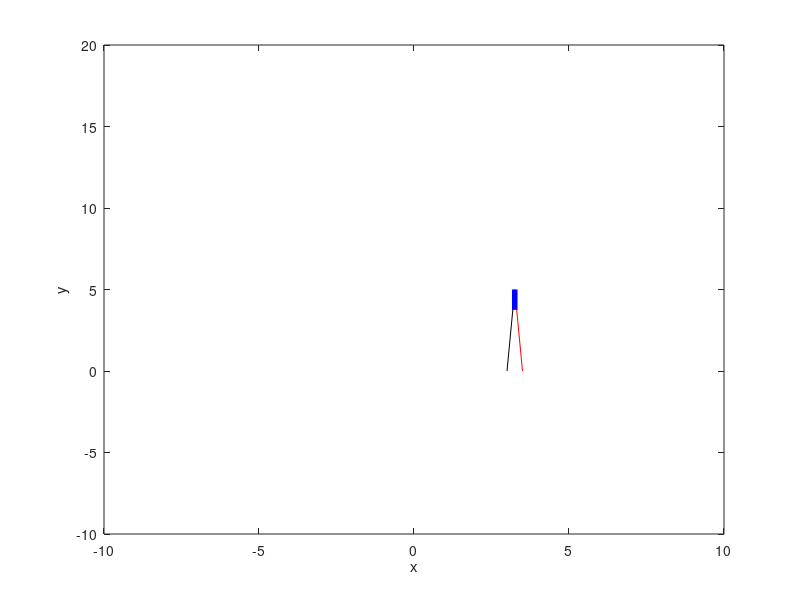

Write MATLAB code to recreate this figure.
clc
clear all;
close all;

L_shin = 5; % shin length (length: hip to foot). change this according to the urdf
lim = 0.5; % stride length (radius of swing foot). keep this 1/10th of the shin length
x_base = 0; y_base = 0;

% First Step (Right Leg)
for xr1 = 0:0.1:lim
    x_base = xr1/2;
    yr1 = abs(sqrt((lim)^2 - xr1^2));
    % a,b,c are intermediate variables in inverse kinematics
    a = abs(sqrt((xr1-x_base)^2 + (yr1-y_base)^2));
    b = abs(sqrt((L_shin-y_base)^2 ));
    c = abs(sqrt((xr1-x_base)^2 + (yr1 - L_shin)^2));
    theta1 = acos((b^2 + c^2 - a^2)/(2*b*c)); % theta1: revolute hip joint (roll)
    p = L_shin - c; % prismatic joint movement
    if xr1<0
        theta2 = pi/2 - theta1;
    else
        theta2 = pi/2 + theta1;
    end

    % plotting function (not needed in pybullet)
    xr2 = xr1 + L_shin*cos(theta2);
    yr2 = yr1 + L_shin*sin(theta2);
    xl2 = L_shin*cos(pi-theta2);
    yl2 = L_shin*sin(pi-theta2);
    l = abs((xr2-xr1)^2 + (yr2-yr1)^2);
    plot([0,xl2],[0,yl2], 'k', [xr1,xr2],[yr1,yr2], 'r', [x_base,x_base],[y_base+3*L_shin/4,L_shin], 'b', 'linewidth', 4)
    axis([-10 10 -10 20 -0.1 10])
    xlabel('x'); ylabel('y'); zlabel('z');
    pause(0.2)
end

x_base_right = x_base; 


% Normal Walk
for iter = 0:2*lim:4*lim
  
%     x_base_left = x_base_right + lim;

%     Left Leg movement
    for xl1 = iter:0.1:iter+2*lim
        x_base_left = x_base_right + (xl1 - iter)/2;
        yl1 = abs(sqrt((lim)^2 - (xl1-iter-lim)^2));
        a = abs(sqrt((xl1-x_base_left)^2 + (yl1-y_base)^2));
        b = abs(sqrt((L_shin-y_base)^2 ));
        c = abs(sqrt((xl1-x_base_left)^2 + (yl1 - L_shin)^2));
        thetal1 = acos((b^2 + c^2 - a^2)/(2*b*c));
        p = L_shin - c;
        if xl1< x_base_right + lim/2
            thetal2 = pi/2 - thetal1;
        else
            thetal2 = pi/2 + thetal1;
        end
        xl2 = xl1 + L_shin*cos(thetal2);
        yl2 = yl1 + L_shin*sin(thetal2);
        xr2 = xr1 + L_shin*cos(pi-thetal2);
        yr2 = yr1 + L_shin*sin(pi-thetal2);
        l = abs((xl2-xl1)^2 + (yl2-yl1)^2);
        plot([xl1,xl2],[yl1,yl2], 'k', [xr1,xr2],[yr1,yr2], 'r', [x_base_left,x_base_left],[y_base+3*L_shin/4,L_shin], 'b', 'linewidth', 4)
        axis([-10 10 -10 20 -0.1 10])
        xlabel('x'); ylabel('y'); zlabel('z');
        pause(0.2)
    end

    %     x_base_right = x_base_left + lim;

%     Right Leg movement
    for xr1 = iter+lim:0.1:iter+3*lim
        x_base_right = x_base_left + (xr1 - lim-iter)/2;
        yr1 = abs(sqrt((lim)^2 - (xr1-2*lim-iter)^2));
        a = abs(sqrt((xr1-x_base_right)^2 + (yr1-y_base)^2));
        b = abs(sqrt((L_shin-y_base)^2 ));
        c = abs(sqrt((xr1-x_base_right)^2 + (yr1 - L_shin)^2));
        thetar1 = acos((b^2 + c^2 - a^2)/(2*b*c));
        p = L_shin - c;
        if xr1< x_base_left + lim/2
            thetar2 = pi/2 - thetar1;
        else
            thetar2 = pi/2 + thetar1;
        end
        xr2 = xr1 + L_shin*cos(thetar2);
        yr2 = yr1 + L_shin*sin(thetar2);
        xl2 = xl1 + L_shin*cos(pi-thetar2);
        yl2 = yl1 + L_shin*sin(pi-thetar2);
        l = abs((xr2-xr1)^2 + (yr2-yr1)^2);
        plot([xl1,xl2],[yl1,yl2], 'k', [xr1,xr2],[yr1,yr2], 'r', [x_base_right,x_base_right],[y_base+3*L_shin/4,L_shin], 'b', 'linewidth', 4)
        axis([-10 10 -10 20 -0.1 10])
        xlabel('x'); ylabel('y'); zlabel('z');
        pause(0.2)
    end

end